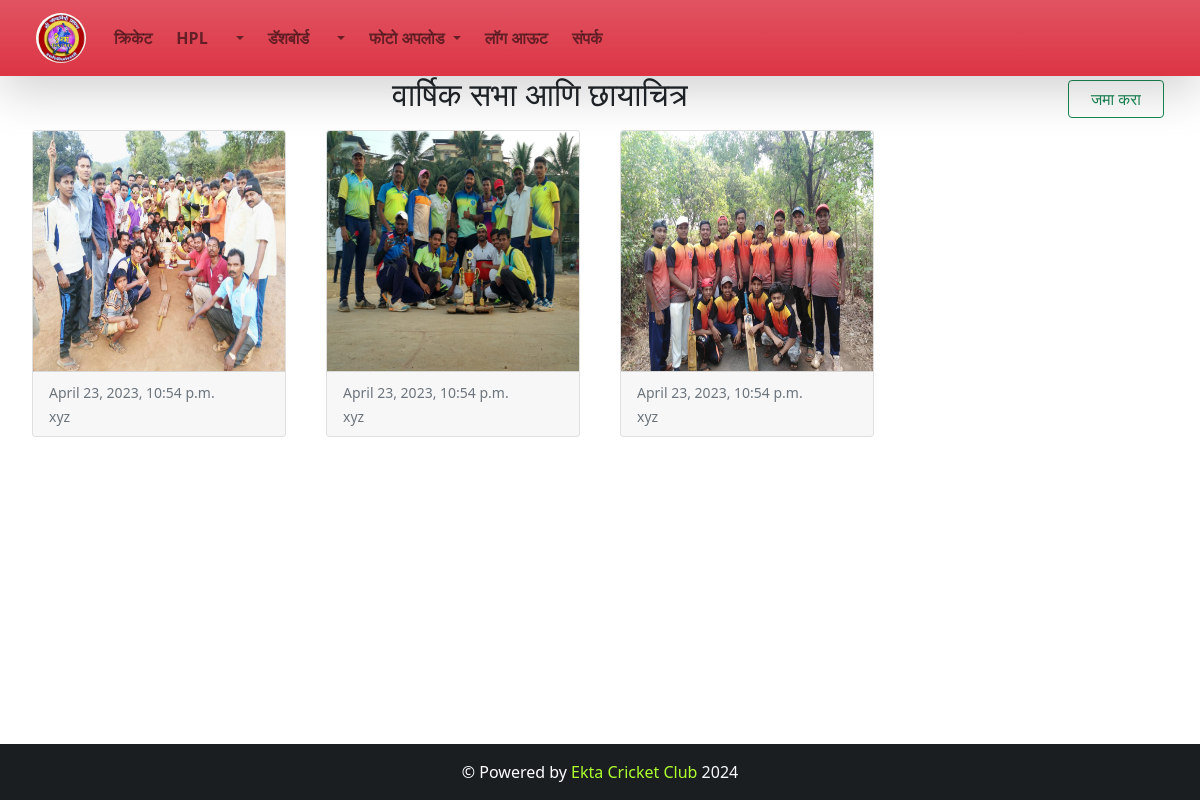
Screenshot of /sam/ (signed in) with the database file from the repository.
### ekta/models.py (models this page shows)
class Annual_Meeting(models.Model):
    Image = models.ImageField(upload_to="Meeting_photo",null=True)
    Date = models.DateTimeField(null=True)
    Discription=models.CharField(max_length=250,null=True)

### ekta/views.py (the view)
# urls.py: path('sam/', views.Show_Annual_Meeting_page, name='sam'),
def Show_Annual_Meeting_page(request):
    if request.user.is_authenticated:
        fm= Annual_Meeting.objects.all()
        return render(request, 'ekta1/show_annual_meetings.html',{'SAM':'active','form':fm})
    else:
        return HttpResponseRedirect("/login/")

### ekta/templates/ekta1/show_annual_meetings.html
{% extends 'ekta1/base.html' %}
{% load static %}
{% block content %}
<div class="container-fluid ">
        <div class="row">
            <div class="row">
                <h2 class="text-center d-inline col-sm-8 mx-auto">वार्षिक सभा आणि छायाचित्र</h2>
                <a href="{% url 'aam' %}" class='btn btn-outline-success py-auto d-inline my-auto col-sm-1'>जमा करा</a>
            </div>
            {% for fm in form %}
                    <div class="col-sm-3">
                        <div class="card m-2">
                            <img src="{{fm.Image.url}}" alt="" srcset="" class="card-img-top" height="240px" width="500px">
                            <div class="card-footer">
                                <small class="text-muted">{{fm.Date}}</small> <br>
                                <small class="text-muted">{{fm.Discription}}</small>
                            </div>
                        </div>
                    </div>
            {% endfor %}
        </div>
</div>
{% endblock content %}

### ekta/static/css/style.css (style rules this page uses)
h2 { font-family: Aparajita; }
html { height: 100%; }
body { min-height: 100%; display: flex; flex-direction: column; }

### rows the page displays
Annual_Meeting: Image (picture), Date "April 23, 2023, 10:54 p.m.", Discription "xyz"
Annual_Meeting: Image (picture), Date "April 23, 2023, 10:54 p.m.", Discription "xyz"
Annual_Meeting: Image (picture), Date "April 23, 2023, 10:54 p.m.", Discription "xyz"
